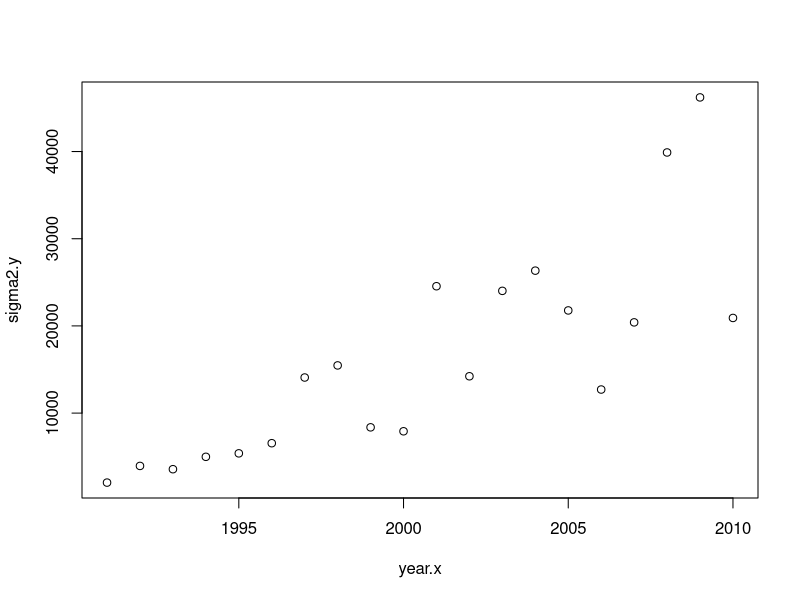
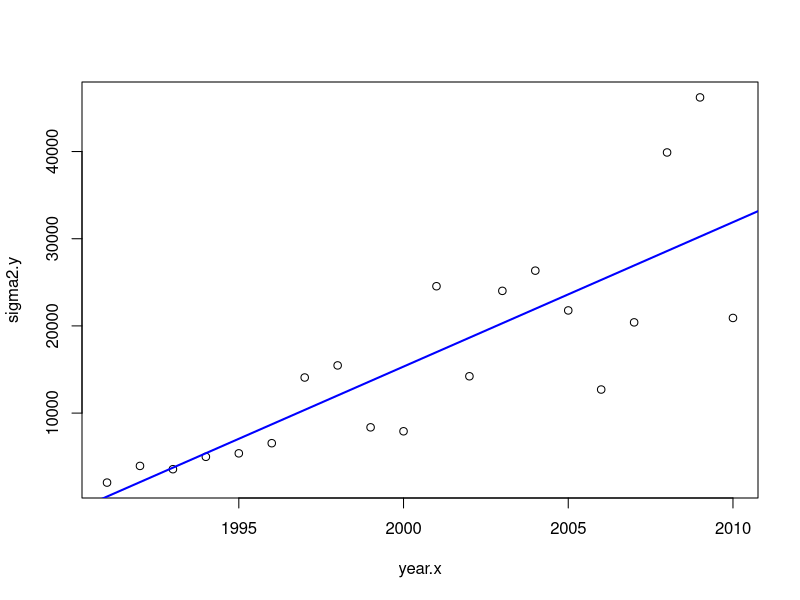
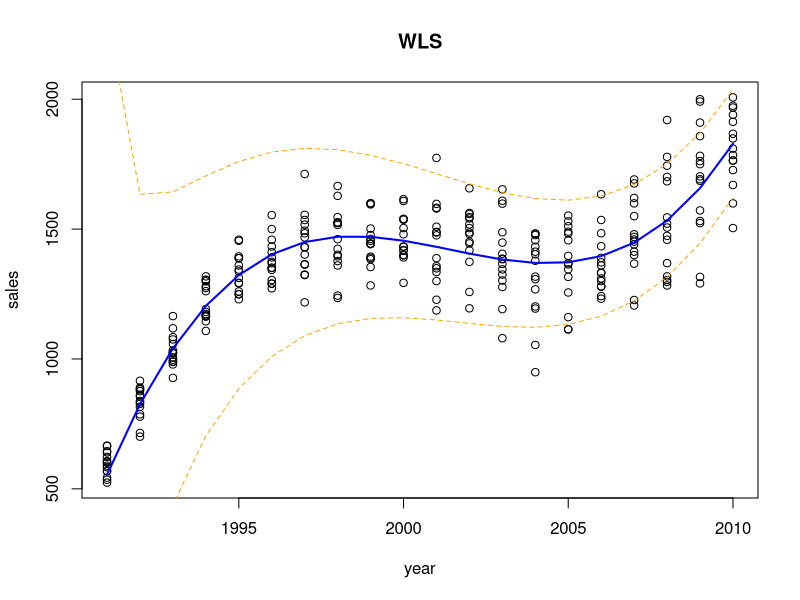
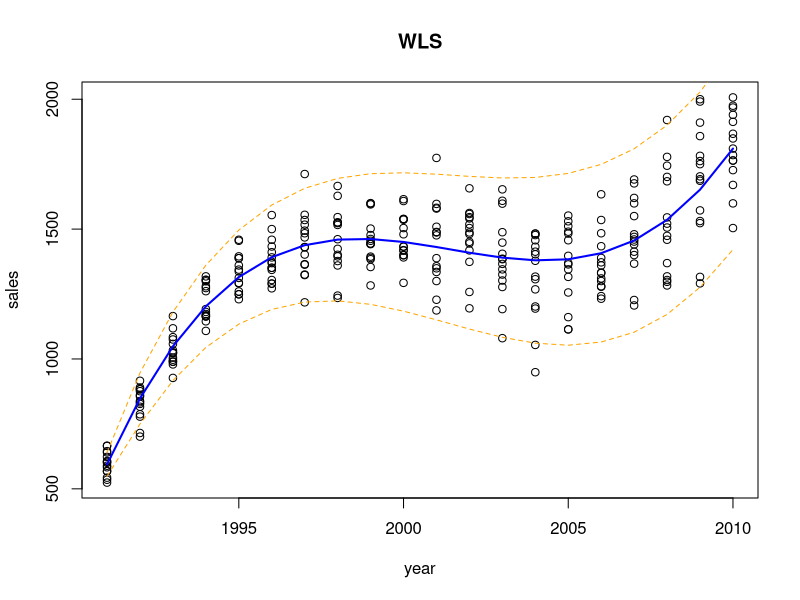

These figures' R source, in order:
## ---- chunk 1
knitr::opts_chunk$set(echo = TRUE)
## ---- chunk 2
sales = read.table("../JaxSales.txt", header = TRUE)
year.x = seq(1991, 2010)
sigma2.y = vector(length = 20)
for (i in year.x) {
  sigma2.y[i + 1 - 1991] = var(sales$Sales[which(sales$Year == i)])
}
plot(year.x, sigma2.y)
## ---- chunk 3
varModel = lm(sigma2.y ~ year.x)
varModel$coefficients
## ---- chunk 4
plot(year.x, sigma2.y)
abline(lm(sigma2.y ~ year.x), col="blue", lwd = 2)
## ---- chunk 5
w1 = vector(length = length(sales$Year))
w1 = varModel$coefficients[1] + varModel$coefficients[2] * sales$Year
wls1 = lm(sales$Sales~poly(sales$Year, 3), weight = w1)


plot(sales$Year, sales$Sales, xlab = "year", ylab = "sales", main = "WLS")
lines(sales$Year, predict(wls1), type="l", col="blue", lwd=2)

pred_interval1 <- predict(wls1, newdata = data.frame(year=sales$Year), 
                          interval="prediction", level = 0.95, weight = w1)
lines(sales$Year, pred_interval1[,2], col="orange", lty=2)
lines(sales$Year, pred_interval1[,3], col="orange", lty=2)
## ---- chunk 6
w2 = 1 / w1
wls2 = lm(sales$Sales~poly(sales$Year, 3), weight = w2)


plot(sales$Year, sales$Sales, xlab = "year", ylab = "sales", main = "WLS")
lines(sales$Year, predict(wls2), type="l", col="blue", lwd=2)

pred_interval2 <- predict(wls2, newdata = data.frame(year=sales$Year), 
                          interval="prediction", level = 0.95, weight = w2)
lines(sales$Year, pred_interval2[,2], col="orange", lty=2)
lines(sales$Year, pred_interval2[,3], col="orange", lty=2)
